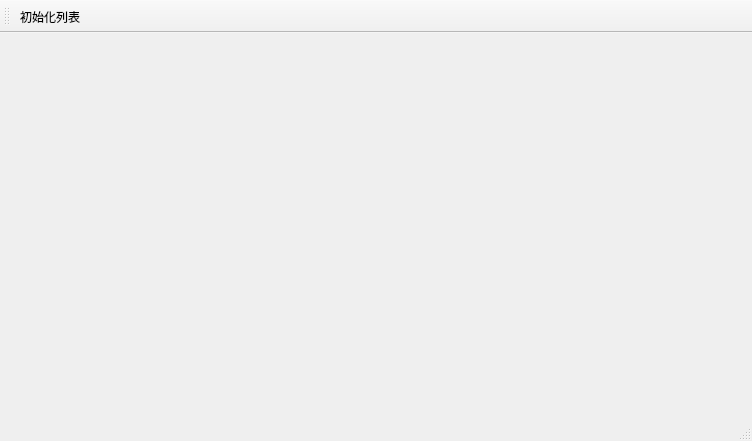
<?xml version="1.0" encoding="UTF-8"?>
<ui version="4.0">
 <class>MainWindow</class>
 <widget class="QMainWindow" name="MainWindow">
  <property name="geometry">
   <rect>
    <x>0</x>
    <y>0</y>
    <width>752</width>
    <height>441</height>
   </rect>
  </property>
  <property name="windowTitle">
   <string>MainWindow</string>
  </property>
  <widget class="QWidget" name="centralwidget"/>
  <widget class="QStatusBar" name="statusbar"/>
  <widget class="QToolBar" name="toolBar">
   <property name="windowTitle">
    <string>toolBar</string>
   </property>
   <attribute name="toolBarArea">
    <enum>TopToolBarArea</enum>
   </attribute>
   <attribute name="toolBarBreak">
    <bool>false</bool>
   </attribute>
   <addaction name="actListIni"/>
  </widget>
  <action name="actListIni">
   <property name="icon">
    <iconset resource="icon.qrc">
     <normaloff>:/icon/icons/128.bmp</normaloff>:/icon/icons/128.bmp</iconset>
   </property>
   <property name="text">
    <string>初始化列表</string>
   </property>
   <property name="toolTip">
    <string>初始化列表</string>
   </property>
   <property name="shortcut">
    <string>Ctrl+I</string>
   </property>
   <property name="menuRole">
    <enum>QAction::NoRole</enum>
   </property>
  </action>
 </widget>
 <resources>
  <include location="icon.qrc"/>
 </resources>
 <connections/>
</ui>
